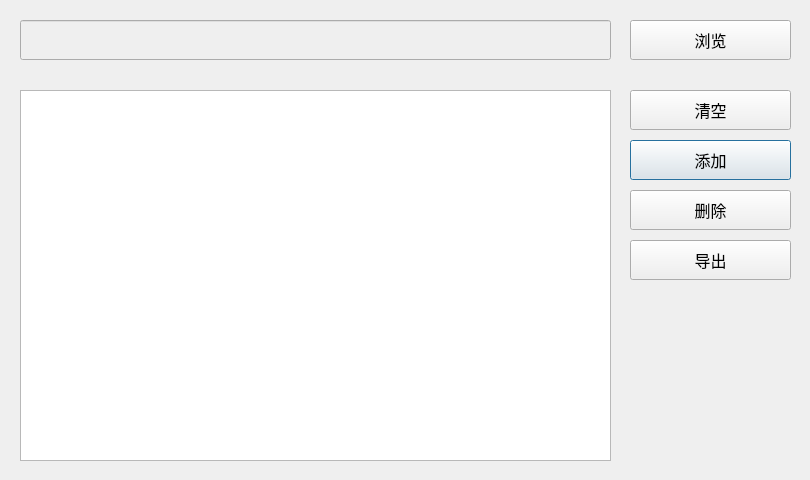
<?xml version="1.0" encoding="UTF-8"?>
<ui version="4.0">
 <class>Dialog</class>
 <widget class="QDialog" name="Dialog">
  <property name="geometry">
   <rect>
    <x>0</x>
    <y>0</y>
    <width>810</width>
    <height>480</height>
   </rect>
  </property>
  <property name="font">
   <font>
    <pointsize>9</pointsize>
   </font>
  </property>
  <property name="windowTitle">
   <string>Dialog</string>
  </property>
  <widget class="QPushButton" name="addPushButton">
   <property name="geometry">
    <rect>
     <x>630</x>
     <y>140</y>
     <width>161</width>
     <height>40</height>
    </rect>
   </property>
   <property name="minimumSize">
    <size>
     <width>0</width>
     <height>40</height>
    </size>
   </property>
   <property name="font">
    <font>
     <pointsize>12</pointsize>
    </font>
   </property>
   <property name="cursor">
    <cursorShape>PointingHandCursor</cursorShape>
   </property>
   <property name="text">
    <string>添加</string>
   </property>
  </widget>
  <widget class="QPushButton" name="deletePushButton">
   <property name="geometry">
    <rect>
     <x>630</x>
     <y>190</y>
     <width>161</width>
     <height>40</height>
    </rect>
   </property>
   <property name="minimumSize">
    <size>
     <width>0</width>
     <height>40</height>
    </size>
   </property>
   <property name="font">
    <font>
     <pointsize>12</pointsize>
    </font>
   </property>
   <property name="cursor">
    <cursorShape>PointingHandCursor</cursorShape>
   </property>
   <property name="text">
    <string>删除</string>
   </property>
  </widget>
  <widget class="QPushButton" name="outputPushButton">
   <property name="geometry">
    <rect>
     <x>630</x>
     <y>240</y>
     <width>161</width>
     <height>40</height>
    </rect>
   </property>
   <property name="minimumSize">
    <size>
     <width>0</width>
     <height>40</height>
    </size>
   </property>
   <property name="font">
    <font>
     <pointsize>12</pointsize>
    </font>
   </property>
   <property name="cursor">
    <cursorShape>PointingHandCursor</cursorShape>
   </property>
   <property name="text">
    <string>导出</string>
   </property>
  </widget>
  <widget class="QListWidget" name="downloadLogListWidget">
   <property name="geometry">
    <rect>
     <x>20</x>
     <y>90</y>
     <width>591</width>
     <height>371</height>
    </rect>
   </property>
   <property name="font">
    <font>
     <pointsize>10</pointsize>
    </font>
   </property>
  </widget>
  <widget class="QPushButton" name="browsePushButton">
   <property name="geometry">
    <rect>
     <x>630</x>
     <y>20</y>
     <width>161</width>
     <height>40</height>
    </rect>
   </property>
   <property name="minimumSize">
    <size>
     <width>0</width>
     <height>40</height>
    </size>
   </property>
   <property name="font">
    <font>
     <pointsize>12</pointsize>
    </font>
   </property>
   <property name="cursor">
    <cursorShape>PointingHandCursor</cursorShape>
   </property>
   <property name="text">
    <string>浏览</string>
   </property>
  </widget>
  <widget class="QLineEdit" name="browseLineEdit">
   <property name="enabled">
    <bool>false</bool>
   </property>
   <property name="geometry">
    <rect>
     <x>20</x>
     <y>20</y>
     <width>591</width>
     <height>40</height>
    </rect>
   </property>
   <property name="minimumSize">
    <size>
     <width>0</width>
     <height>40</height>
    </size>
   </property>
   <property name="font">
    <font>
     <pointsize>10</pointsize>
    </font>
   </property>
  </widget>
  <widget class="QPushButton" name="clearPushButton">
   <property name="geometry">
    <rect>
     <x>630</x>
     <y>90</y>
     <width>161</width>
     <height>40</height>
    </rect>
   </property>
   <property name="minimumSize">
    <size>
     <width>0</width>
     <height>40</height>
    </size>
   </property>
   <property name="font">
    <font>
     <pointsize>12</pointsize>
    </font>
   </property>
   <property name="cursor">
    <cursorShape>PointingHandCursor</cursorShape>
   </property>
   <property name="text">
    <string>清空</string>
   </property>
  </widget>
 </widget>
 <resources/>
 <connections/>
</ui>
